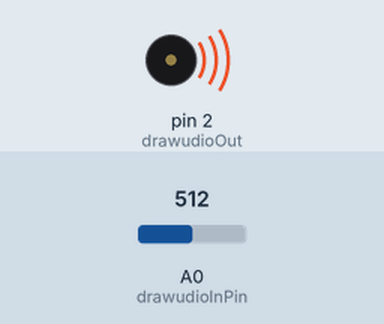
The sketch below on a simulated Arduino Uno, built with avr-gcc and run on an emulated ATmega328P. On the bench: buzzer (waves = sounding). The test bench sets the inputs (shaded band); at power-on: A0 (drawudioInPin) = 512.

Above: at 1.2 s.
1.3 s: A0 (drawudioInPin) set to 0
At 2.5 s:
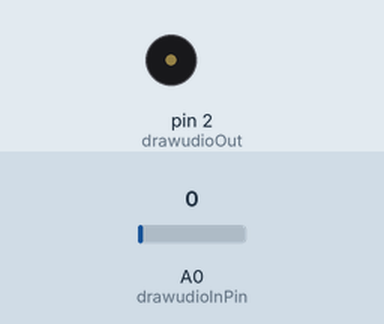
2.8 s: A0 (drawudioInPin) set to 122
At 3.8 s:
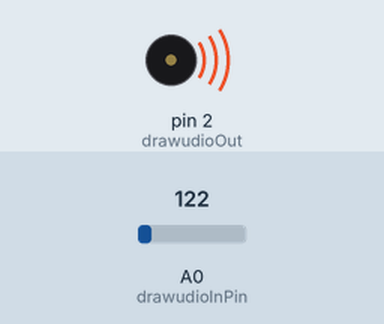
Timing chart, 0 to 5.8 s (numbered marks = the images above; inputs shaded):
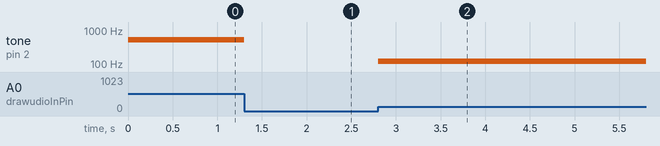

The sketch:

drawdio.ino
```cpp
int drawudioInPin = A0;
int drawudioIn = 0;
int drawudioOut = 2;//D2

void setup() {
  // put your setup code here, to run once:

}

void loop() {
  drawudioIn = analogRead(drawudioInPin );
  tone(drawudioOut,drawudioIn,250);
}
```

Measured:
- after the input at 1.3 s, tone on pin 2 (drawudioOut): 512 Hz → silent at once
- after the input at 2.8 s, tone on pin 2 (drawudioOut): silent → 122 Hz at once
